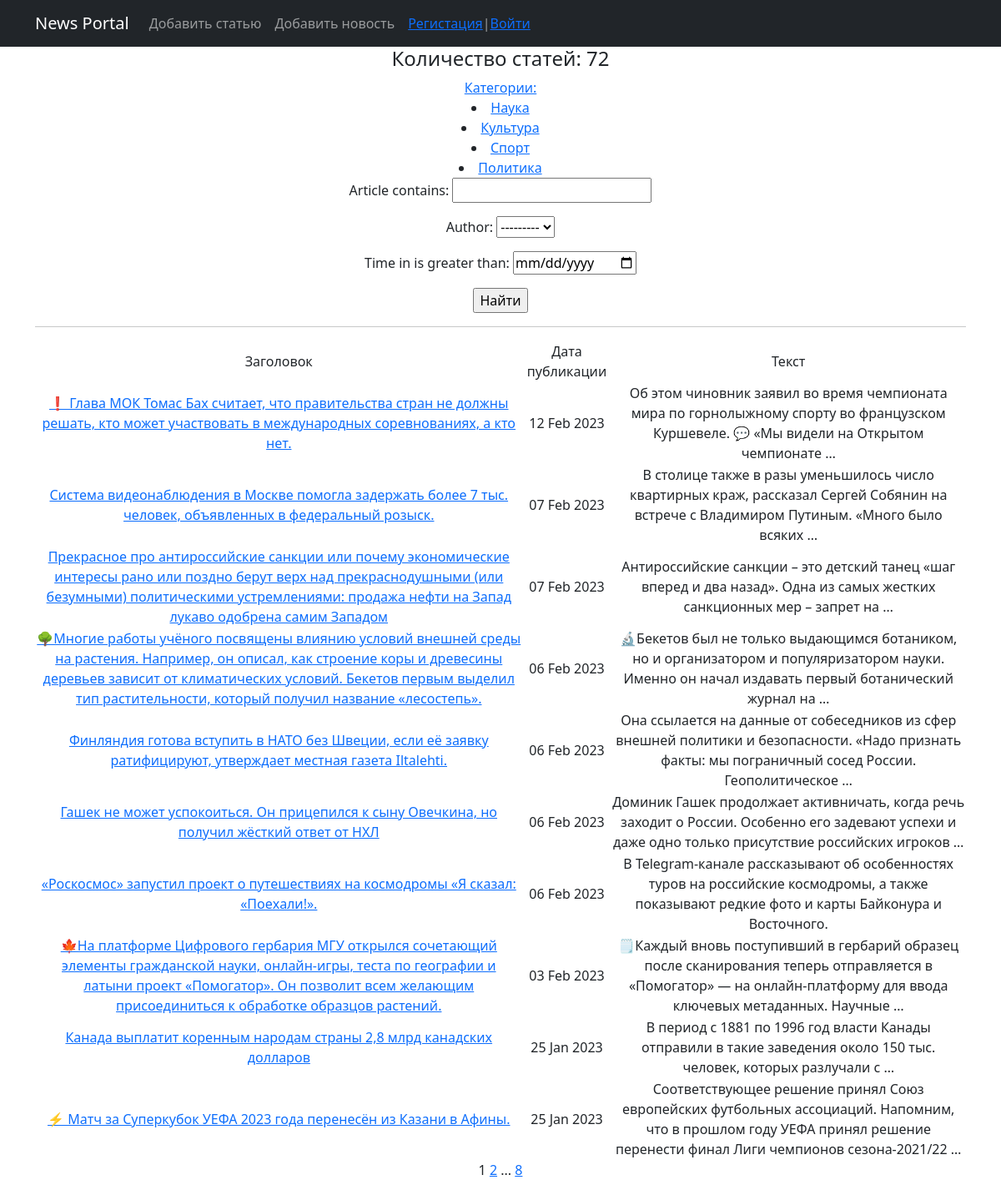
Page /news/ on the committed database.
### news/models.py (models this page shows, shortened)
class Category(models.Model):
    name = models.CharField(max_length=255, unique=True)  # название категории. Поле должно быть уникальным
    subscribers = models.ManyToManyField(User)
    def get_absolute_url(self):
        return reverse('category', args=[str(self.pk)])  # TO DO

class Post(models.Model):
    author = models.ForeignKey(Author, on_delete=models.CASCADE)  # связь «один ко многим» с моделью Author;
    position = models.CharField(max_length=255, choices=POSITION)  # поле с выбором — «статья» или «новость»;
    time_in = models.DateTimeField(auto_now_add=True)  # автоматически добавляемая дата и время создания;
    category = models.ManyToManyField(Category, through='PostCategory')  # связь с моделью Category (с дополнительной моделью PostCategory);
    article = models.CharField(max_length=255)  # заголовок статьи/новости;
    text = models.TextField()  # текст статьи/новости;
    rating = models.FloatField(default=0.0)  # рейтинг статьи/новости.

### news/views.py (the view)
# urls.py: path('', PostsList.as_view(), name='news_list'),
class PostsList(ListView):
    model = Post
    ordering = '-time_in'
    template_name = 'news_list.html'
    context_object_name = 'news_list'
    paginate_by = 10  # вот так мы можем указать количество записей на странице
    def get_queryset(self):
        queryset = super().get_queryset()
        self.filterset = PostFilter(self.request.GET, queryset)
        return self.filterset.qs
    def get_context_data(self, **kwargs):
        context = super().get_context_data(**kwargs)
        context['news_count'] = f'Количество статей: {self.filterset.qs.count()}'
        context['filterset'] = self.filterset
        context['next_sale'] = None
        context['title'] = 'Главная страница'
        context['cat_selected'] = 0
        context['menu'] = menu
        context['is_not_author'] = not self.request.user.groups.filter(name='authors').exists()
        context['auth'] = self.request.user.groups.filter(name='common').exists()
        return context

### news/models.py (called while the page is built)
    def __str__(self):
        return self.user.username

### news/templatetags/custom_filters.py (called while the page is built)
@register.filter()
def censor(value):
    try:
        if not isinstance(value, str):
            raise CensorException('Error')
        v = value
        for word in WORDS:
            if word in v:
                v = v.replace(word, f'{word[:1]}{len(word[1:])*"*"}')
            if word.capitalize() in v:
                v = v.replace(word.capitalize(), f'{word[:1].capitalize()}{len(word[1:])*"*"}')
        return v
    except CensorException as e:
        print(e)

### news/templatetags/custom_tags.py (called while the page is built)
@register.simple_tag(takes_context=True)
def url_replace(context, **kwargs):
    d = context['request'].GET.copy()
    for k, v in kwargs.items():
        d[k] = v
    return d.urlencode()

@register.simple_tag
def get_categories():
    return Category.objects.all()

### templates/news_list.html (shortened to what this page needs)
{% extends 'flatpages/default.html' %}
{% load custom_filters %}
{% load custom_tags %}
{% block content %}
   <h4>{{ news_count }}</h4>
    <div class="col">
       <div class="news">
           <a href="/news" title="разделы новостей">Категории:</a>
           {% get_categories as categories %}
           {% for c in categories %}
            {% if c.pk == cat_selected %}
           <li class="bold">{{c.name}}</li>
           {% else %}
            <li><a href={{c.get_absolute_url}}>{{c.name}}</a></li>
{% endif %}
           {% endfor %}
       </div>
    </div>
   <form action="" method="get">
       {{ filterset.form.as_p }}
       <input type="submit" value="Найти" />
   </form>
    <hr>
   {% if news_list %}
       <table>
           <tr>
               <td>Заголовок</td>
               <td>Дата публикации</td>
               <td>Текст</td>
           </tr>
           {% for news in news_list %}
           <tr>
               <td><a href="{{ news.id }}">{{ news.article|censor }}</a></td>
               <td>{{ news.time_in|date:'d M Y' }}</td>
               <td>{{ news.text|censor|truncatewords:20}}</td>
           </tr>
           {% endfor %}
       </table>
   {% else %}
       <h2>Статей нет!</h2>
   {% endif %}
   {{ page_obj.number }}
   {% if page_obj.has_next %}
       <a href="?{% url_replace page=page_obj.next_page_number %}">{{ page_obj.next_page_number }}</a>
       {% if paginator.num_pages != page_obj.next_page_number %}
           ...
       <a href="?{% url_replace page=page_obj.paginator.num_pages %}">{{ page_obj.paginator.num_pages }}</a>
       {% endif %}
   {% endif %}
{% endblock content %}

### rows in the picture
Category: name "Наука"
Category: name "Культура"
Category: name "Спорт"
Category: name "Политика"
Post: article|censor "❗ Глава МОК Томас Бах считает, что правительства стран не должны решать, кто может участвовать в международных соревнованиях, а кто нет.", time_in "12 Feb 2023", text|censor "Об этом чиновник заявил во время чемпионата мира по горнолыжному спорту во французском Куршевеле. 💬 «Мы видели на Открытом чемпионате …"
Post: article|censor "Система видеонаблюдения в Москве помогла задержать более 7 тыс. человек, объявленных в федеральный розыск.", time_in "07 Feb 2023", text|censor "В столице также в разы уменьшилось число квартирных краж, рассказал Сергей Собянин на встрече с Владимиром Путиным. «Много было всяких …"
Post: article|censor "Прекрасное про антироссийские санкции или почему экономические интересы рано или поздно берут верх над прекраснодушными (или безумными) политическими устремлениями: продажа нефти на Запад лукаво одобрена самим Западом", time_in "07 Feb 2023", text|censor "Антироссийские санкции – это детский танец «шаг вперед и два назад». Одна из самых жестких санкционных мер – запрет на …"
Post: article|censor "🌳Многие работы учёного посвящены влиянию условий внешней среды на растения. Например, он описал, как строение коры и древесины деревьев зависит от климатических условий. Бекетов первым выделил тип растительности, который получил название «лесостепь».", time_in "06 Feb 2023", text|censor "🔬Бекетов был не только выдающимся ботаником, но и организатором и популяризатором науки. Именно он начал издавать первый ботанический журнал на …"
Post: article|censor "Финляндия готова вступить в НАТО без Швеции, если её заявку ратифицируют, утверждает местная газета Iltalehti.", time_in "06 Feb 2023", text|censor "Она ссылается на данные от собеседников из сфер внешней политики и безопасности. «Надо признать факты: мы пограничный сосед России. Геополитическое …"
Post: article|censor "Гашек не может успокоиться. Он прицепился к сыну Овечкина, но получил жёсткий ответ от НХЛ", time_in "06 Feb 2023", text|censor "Доминик Гашек продолжает активничать, когда речь заходит о России. Особенно его задевают успехи и даже одно только присутствие российских игроков …"
Post: article|censor "«Роскосмос» запустил проект о путешествиях на космодромы «Я сказал: «Поехали!».", time_in "06 Feb 2023", text|censor "В Telegram-канале рассказывают об особенностях туров на российские космодромы, а также показывают редкие фото и карты Байконура и Восточного."
Post: article|censor "🍁На платформе Цифрового гербария МГУ открылся сочетающий элементы гражданской науки, онлайн-игры, теста по географии и латыни проект «Помогатор». Он позволит всем желающим присоединиться к обработке образцов растений.", time_in "03 Feb 2023", text|censor "🗒Каждый вновь поступивший в гербарий образец после сканирования теперь отправляется в «Помогатор» — на онлайн-платформу для ввода ключевых метаданных. Научные …"
Post: article|censor "Канада выплатит коренным народам страны 2,8 млрд канадских долларов", time_in "25 Jan 2023", text|censor "В период с 1881 по 1996 год власти Канады отправили в такие заведения около 150 тыс. человек, которых разлучали с …"
Post: article|censor "⚡️ Матч за Суперкубок УЕФА 2023 года перенесён из Казани в Афины.", time_in "25 Jan 2023", text|censor "Соответствующее решение принял Союз европейских футбольных ассоциаций. Напомним, что в прошлом году УЕФА принял решение перенести финал Лиги чемпионов сезона-2021/22 …"

### other values in the picture
{{ m.title }} "Добавить статью" "Добавить новость"
{{ news_count }} "Количество статей: 72"
{{ page_obj.number }} "1"
{{ page_obj.next_page_number }} "2"
{{ page_obj.paginator.num_pages }} "8"
